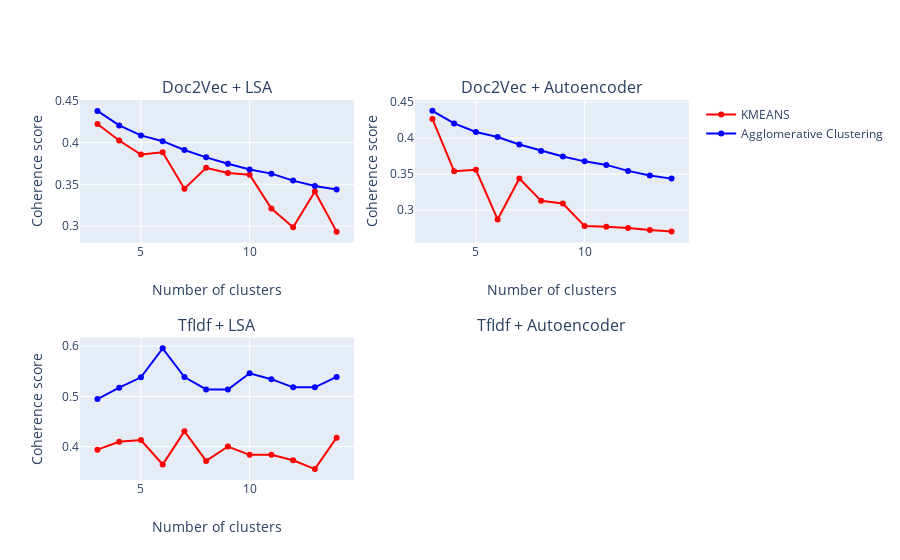

Notebook code for this chart:
### Markdown cell above
### Evaluate topic extraction

### Code cell
# Initialize figure with subplots
fig = make_subplots(
    rows=2, cols=2, subplot_titles=("Doc2Vec + LSA", "Doc2Vec + Autoencoder", "TfIdf + LSA", "TfIdf + Autoencoder")
)

# Update xaxis properties
#fig.update_xaxes(title_text="xaxis 1 title", row=1, col=1)
#fig.update_xaxes(title_text="xaxis 2 title", range=[10, 50], row=1, col=2)
#fig.update_xaxes(title_text="xaxis 3 title", showgrid=False, row=2, col=1)
#fig.update_xaxes(title_text="xaxis 4 title", type="log", row=2, col=2)

# Update yaxis properties
#fig.update_yaxes(title_text="yaxis 1 title", row=1, col=1)
#fig.update_yaxes(title_text="yaxis 2 title", range=[40, 80], row=1, col=2)
#fig.update_yaxes(title_text="yaxis 3 title", showgrid=False, row=2, col=1)
#fig.update_yaxes(title_text="yaxis 4 title", row=2, col=2)

# Update title and height
#fig.update_layout(title_text="Customizing Subplot Axes", height=700)

def compute_cms(num_clusters):
    cms = []
    for rerun in range(3):
        tfs, model = pickle.loads(embmodel)
        *args, cm = compute(tfs, model, 2, dimreduction, clustering, 'LDA', 50, num_clusters, 5, 100, 'cluster_error', 'linear', 'scatter', 10, 10)
        print(cm)
        cms.append(cm.get_coherence())
    return sum(cms)/len(cms)


for i,(name,embmodel) in enumerate([('Doc2Vec', pickle.dumps((docs_vectorized_doc2vec, doc2vec_model))), ('TfIdf', pickle.dumps((docs_vectorized_tfidf, tfidf_model)))]):
    for j,dimreduction in enumerate(['LSA', 'Autoencoder']):
        if name == 'TfIdf' and dimreduction =='Autoencoder':
            continue
        for clustering in ['KMEANS', 'Agglomerative Clustering']:
            data = []
            dims = list(range(3, 15))
            data = [compute_cms(dim) for dim in dims]
            fig.add_trace(go.Scatter(x=dims, y=data, name=clustering, marker_color="red" if clustering == 'KMEANS' else "blue", showlegend=True if (i==0 and j==0) else False), row=i+1, col=j+1)
fig.update_xaxes(title_text="Number of clusters", row=1, col=1)
fig.update_xaxes(title_text="Number of clusters", row=1, col=2)
fig.update_xaxes(title_text="Number of clusters", row=2, col=1)

fig.update_yaxes(title_text="Coherence score", row=1, col=1)
fig.update_yaxes(title_text="Coherence score", row=1, col=2)
fig.update_yaxes(title_text="Coherence score", row=2, col=1)
fig.show()

### Figure 1 — Plotly figure (JSON) as saved in the notebook; plotly's stock layout.template omitted (floating-point values rounded to 4 significant figures)
{"data": [{"marker": {"color": "red"}, "name": "KMEANS", "showlegend": true, "type": "scatter", "x": [3, 4, 5, 6, 7, 8, 9, 10, 11, 12, 13, 14], "xaxis": "x", "y": [0.4224, 0.4025, 0.3857, 0.3885, 0.3448, 0.3698, 0.3635, 0.3615, 0.3211, 0.2985, 0.3415, 0.2933], "yaxis": "y"}, {"marker": {"color": "blue"}, "name": "Agglomerative Clustering", "showlegend": true, "type": "scatter", "x": [3, 4, 5, 6, 7, 8, 9, 10, 11, 12, 13, 14], "xaxis": "x", "y": [0.438, 0.4206, 0.4086, 0.4017, 0.3912, 0.3823, 0.3746, 0.3677, 0.3628, 0.3545, 0.3481, 0.3437], "yaxis": "y"}, {"marker": {"color": "red"}, "name": "KMEANS", "showlegend": false, "type": "scatter", "x": [3, 4, 5, 6, 7, 8, 9, 10, 11, 12, 13, 14], "xaxis": "x2", "y": [0.4268, 0.3539, 0.3559, 0.2869, 0.3439, 0.3128, 0.309, 0.2776, 0.2766, 0.275, 0.2723, 0.2699], "yaxis": "y2"}, {"marker": {"color": "blue"}, "name": "Agglomerative Clustering", "showlegend": false, "type": "scatter", "x": [3, 4, 5, 6, 7, 8, 9, 10, 11, 12, 13, 14], "xaxis": "x2", "y": [0.438, 0.4206, 0.4086, 0.4017, 0.3912, 0.3823, 0.3746, 0.3677, 0.3628, 0.3545, 0.3481, 0.3437], "yaxis": "y2"}, {"marker": {"color": "red"}, "name": "KMEANS", "showlegend": false, "type": "scatter", "x": [3, 4, 5, 6, 7, 8, 9, 10, 11, 12, 13, 14], "xaxis": "x3", "y": [0.394, 0.4096, 0.4132, 0.3645, 0.4305, 0.3716, 0.4003, 0.3838, 0.3837, 0.373, 0.3553, 0.4179], "yaxis": "y3"}, {"marker": {"color": "blue"}, "name": "Agglomerative Clustering", "showlegend": false, "type": "scatter", "x": [3, 4, 5, 6, 7, 8, 9, 10, 11, 12, 13, 14], "xaxis": "x3", "y": [0.4946, 0.5173, 0.538, 0.5956, 0.5384, 0.5139, 0.5137, 0.5461, 0.5343, 0.5181, 0.518, 0.5387], "yaxis": "y3"}], "layout": {"annotations": [{"font": {"size": 16}, "showarrow": false, "text": "Doc2Vec + LSA", "x": 0.225, "xanchor": "center", "xref": "paper", "y": 1, "yanchor": "bottom", "yref": "paper"}, {"font": {"size": 16}, "showarrow": false, "text": "Doc2Vec + Autoencoder", "x": 0.775, "xanchor": "center", "xref": "paper", "y": 1, "yanchor": "bottom", "yref": "paper"}, {"font": {"size": 16}, "showarrow": false, "text": "TfIdf + LSA", "x": 0.225, "xanchor": "center", "xref": "paper", "y": 0.375, "yanchor": "bottom", "yref": "paper"}, {"font": {"size": 16}, "showarrow": false, "text": "TfIdf + Autoencoder", "x": 0.775, "xanchor": "center", "xref": "paper", "y": 0.375, "yanchor": "bottom", "yref": "paper"}], "xaxis": {"anchor": "y", "domain": [0, 0.45], "title": {"text": "Number of clusters"}}, "xaxis2": {"anchor": "y2", "domain": [0.55, 1], "title": {"text": "Number of clusters"}}, "xaxis3": {"anchor": "y3", "domain": [0, 0.45], "title": {"text": "Number of clusters"}}, "xaxis4": {"anchor": "y4", "domain": [0.55, 1]}, "yaxis": {"anchor": "x", "domain": [0.625, 1], "title": {"text": "Coherence score"}}, "yaxis2": {"anchor": "x2", "domain": [0.625, 1], "title": {"text": "Coherence score"}}, "yaxis3": {"anchor": "x3", "domain": [0, 0.375], "title": {"text": "Coherence score"}}, "yaxis4": {"anchor": "x4", "domain": [0, 0.375]}}}
